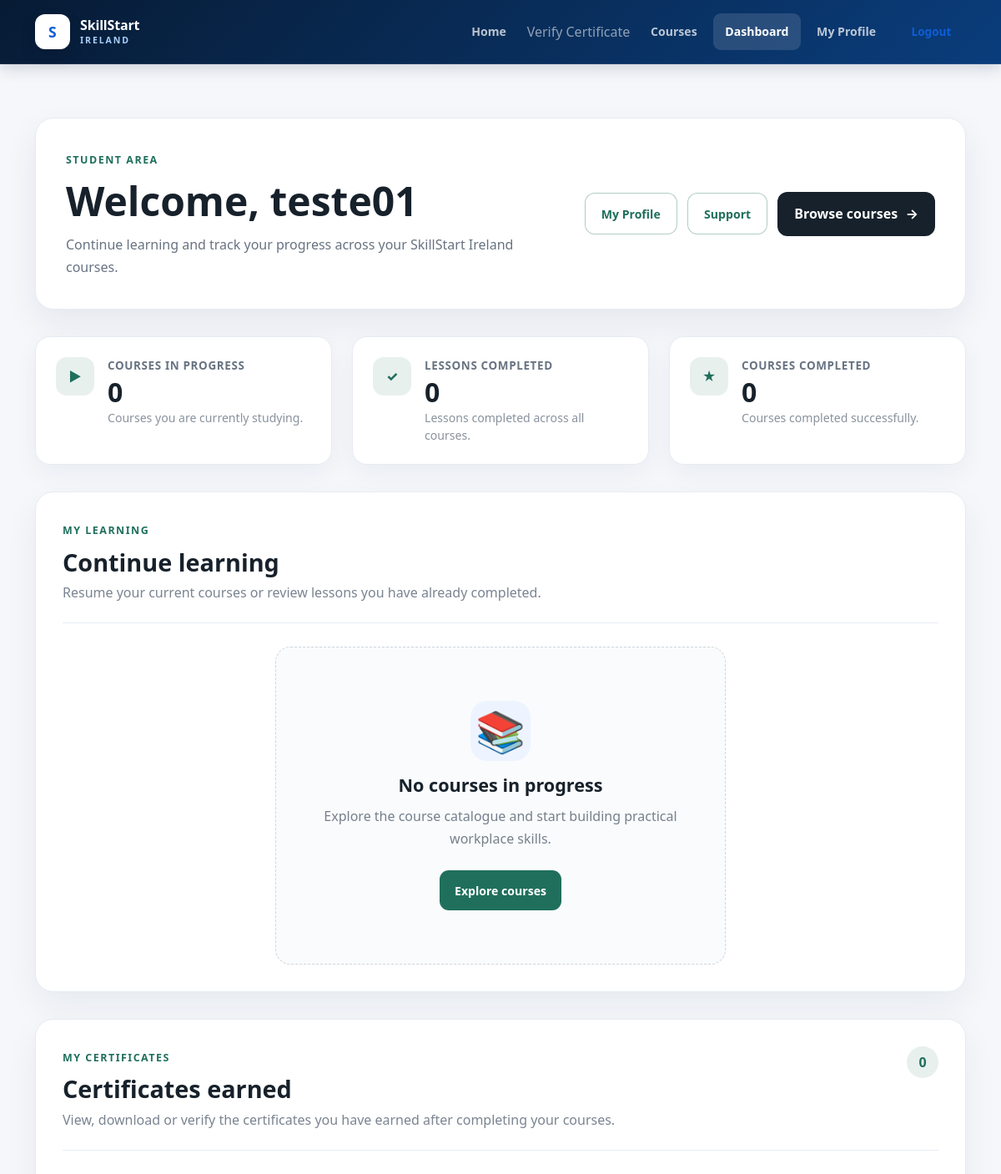
The page /accounts/dashboard/ (signed in, upper part) on the database as committed earlier.
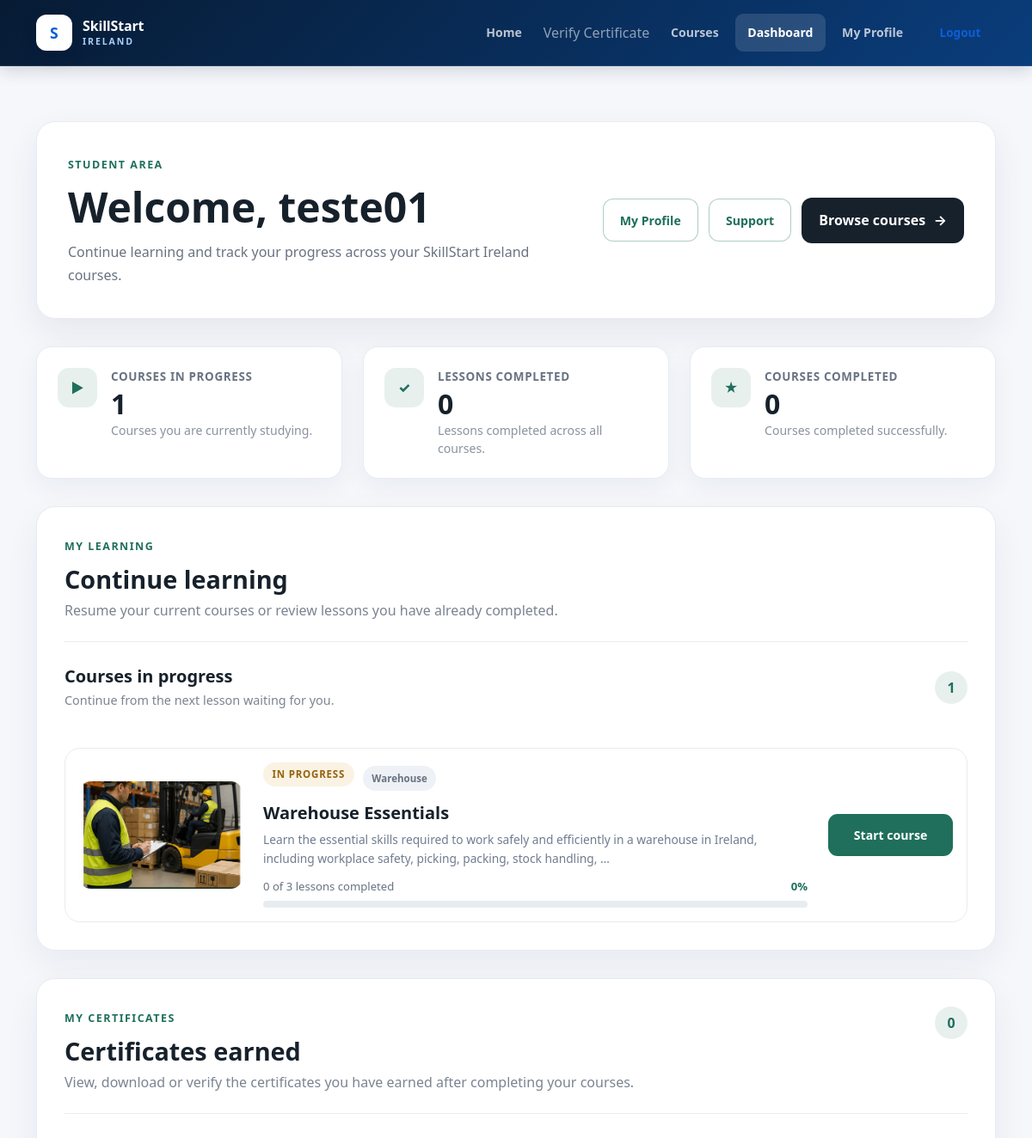
The same page on the database as committed later.
### accounts/models.py (models this page shows, shortened)
class Enrollment(models.Model):
    user = models.ForeignKey(
        settings.AUTH_USER_MODEL,
        on_delete=models.CASCADE,
        related_name="enrollments",
    )
    course = models.ForeignKey(
        Course,
        on_delete=models.CASCADE,
        related_name="enrollments",
    )
    school = models.ForeignKey(
        "schools.School",
        on_delete=models.PROTECT,
        related_name="enrollments",
        blank=True,
        null=True,
    )
    started_at = models.DateTimeField(
        auto_now_add=True,
    )
    completed_at = models.DateTimeField(
        blank=True,
        null=True,
    )
    is_completed = models.BooleanField(
        default=False,
    )
    class Meta:
        ordering = ["-started_at"]
        constraints = [
            models.UniqueConstraint(
                fields=["user", "course"],
                name="unique_user_course_enrollment",
            ),
        ]

### courses/models.py (models this page shows, shortened)
class Course(models.Model):
    category = models.ForeignKey(
        Category,
        on_delete=models.CASCADE,
        related_name="courses",
    )
    title = models.CharField(
        max_length=150,
    )
    description = models.TextField()
    slug = models.SlugField(
        max_length=170,
        unique=True,
    )
    image = models.ImageField(
        upload_to="courses/",
        blank=True,
        null=True,
    )
    is_free = models.BooleanField(
        default=True,
    )
    price = models.DecimalField(
        max_digits=8,
        decimal_places=2,
        default=0,
    )
    currency = models.CharField(
        max_length=3,
        default="EUR",
    )
    is_published = models.BooleanField(
        default=False,
    )
    created_at = models.DateTimeField(
        auto_now_add=True,
    )
    class Meta:
        ordering = ("title",)

class Category(models.Model):
    name = models.CharField(
        max_length=100,
    )
    description = models.TextField(
        blank=True,
    )
    slug = models.SlugField(
        max_length=120,
        unique=True,
    )
    class Meta:
        verbose_name_plural = "Categories"
        ordering = ("name",)

### accounts/views.py (the view)
@login_required
def dashboard(request):
    enrollments = list(
        Enrollment.objects
        .filter(user=request.user)
        .select_related(
            "course",
            "course__category",
        )
        .order_by("-started_at")
    )
    certificates = list(
        Certificate.objects
        .filter(
            enrollment__user=request.user,
        )
        .select_related(
            "enrollment",
            "enrollment__course",
            "assessment_attempt",
            "assessment_attempt__assessment",
        )
        .order_by("-issued_at")
    )
    certificates_by_enrollment_id = {
        certificate.enrollment_id: certificate
        for certificate in certificates
    }
    courses_started = 0
    courses_completed = 0
    lessons_completed = 0
    in_progress_enrollments = []
    completed_enrollments = []
    for enrollment in enrollments:
        published_lessons = list(
            enrollment.course.lessons
            .filter(is_published=True)
            .order_by("order", "id")
        )
        completed_lesson_ids = set(
            LessonProgress.objects
            .filter(
                enrollment=enrollment,
                completed=True,
                lesson__course=enrollment.course,
                lesson__is_published=True,
            )
            .values_list(
                "lesson_id",
                flat=True,
            )
        )
        total_lessons = len(published_lessons)
        completed_lessons_count = len(completed_lesson_ids)
        lessons_completed += completed_lessons_count
        if total_lessons > 0:
            progress_percentage = round(
                (
                    completed_lessons_count
                    / total_lessons
                )
                * 100
            )
        else:
            progress_percentage = 0
        resume_lesson = None
        for lesson in published_lessons:
            if lesson.id not in completed_lesson_ids:
                resume_lesson = lesson
                break
        if resume_lesson is None and published_lessons:
            resume_lesson = published_lessons[-1]
        enrollment.total_lessons = total_lessons
        enrollment.completed_lessons = completed_lessons_count
        enrollment.progress_percentage = progress_percentage
        enrollment.resume_lesson = resume_lesson
        enrollment.certificate = (
            certificates_by_enrollment_id.get(
                enrollment.id
            )
        )
        if enrollment.is_completed:
            courses_completed += 1
            completed_enrollments.append(enrollment)
        else:
            courses_started += 1
            in_progress_enrollments.append(enrollment)
    recent_activity = (
        LessonProgress.objects
        .filter(
            enrollment__user=request.user,
            completed=True,
            completed_at__isnull=False,
        )
        .select_related(
            "lesson",
            "lesson__course",
        )
        .order_by("-completed_at")[:5]
    )
    context = {
        "courses_started": courses_started,
        "courses_completed": courses_completed,
        "lessons_completed": lessons_completed,
        "in_progress_enrollments": in_progress_enrollments,
        "completed_enrollments": completed_enrollments,
        "recent_activity": recent_activity,
        "certificates": certificates,
        "certificate_count": len(certificates),
    }
    return render(
        request,
        "accounts/dashboard.html",
        context,
    )

### accounts/templates/accounts/dashboard.html (shortened to what the changed rows need)
{% extends "base.html" %}
{% block content %}
<section class="dashboard-section">
    <div class="container">
        <header class="dashboard-header">
            <div>
                <h1>
                    Welcome,
                    {% if request.user.first_name %}
                        {{ request.user.first_name }}
                    {% else %}
                        {{ request.user.username }}
                    {% endif %}
                </h1>
            </div>
        </header>
        <div class="row g-4 dashboard-statistics">
            <div class="col-12 col-md-4">
                <article class="dashboard-stat-card">
                    <div>
                        <span class="dashboard-stat-label">
                            Courses in progress
                        </span>
                        <strong>
                            {{ courses_started }}
                        </strong>
                        <p>
                            Courses you are currently studying.
                        </p>
                    </div>
                </article>
            </div>
        </div>
        <section class="dashboard-learning-section">
            <div class="dashboard-content-header">
                <div>
                    <h2>
                        Continue learning
                    </h2>
                </div>
            </div>
            {% if in_progress_enrollments %}
                <div class="dashboard-subsection">
                    <div class="dashboard-subsection-header">
                        <div>
                            <h3>
                                Courses in progress
                            </h3>
                            <p>
                                Continue from the next lesson
                                waiting for you.
                            </p>
                        </div>
                        <span class="dashboard-section-count">
                            {{ courses_started }}
                        </span>
                    </div>
                    <div class="dashboard-course-list">
                        {% for enrollment in in_progress_enrollments %}
                            <article class="dashboard-course-item">
                                <div class="dashboard-course-image">
                                    {% if enrollment.course.image %}
                                        <img
                                            src="{{ enrollment.course.image.url }}"
                                            alt="{{ enrollment.course.title }}"
                                        >
                                    {% else %}
                                        <div class="dashboard-course-placeholder">
                                            <span aria-hidden="true">
                                                📘
                                            </span>
                                        </div>
                                    {% endif %}
                                </div>
                                <div class="dashboard-course-content">
                                    <div class="dashboard-course-topline">
                                        <span
                                            class="
                                                dashboard-course-status
                                                dashboard-course-status-progress
                                            "
                                        >
                                            In progress
                                        </span>
                                        {% if enrollment.course.category %}
                                            <span class="dashboard-course-category">
                                                {{ enrollment.course.category.name }}
                                            </span>
                                        {% endif %}
                                    </div>
                                    <h3>
                                        {{ enrollment.course.title }}
                                    </h3>
                                    <p class="dashboard-course-description">
                                        {{ enrollment.course.description|truncatewords:22 }}
                                    </p>
                                    <div class="dashboard-course-progress-info">
                                        <span>
                                            {{ enrollment.completed_lessons }}
                                            of
                                            {{ enrollment.total_lessons }}
                                            lessons completed
                                        </span>
                                        <strong>
                                            {{ enrollment.progress_percentage }}%
                                        </strong>
                                    </div>
                                    <div
                                        class="dashboard-progress-bar"
                                        role="progressbar"
                                        aria-valuemin="0"
                                        aria-valuemax="100"
                                        aria-valuenow="{{ enrollment.progress_percentage }}"
                                        aria-label="Course progress"
                                    >
                                    </div>
                                </div>
                                <div class="dashboard-course-action">
                                    {% if enrollment.resume_lesson %}
                                        <a
                                            href="{% url 'courses:lesson_detail' enrollment.course.slug enrollment.resume_lesson.id %}"
                                            class="dashboard-primary-button"
                                        >
                                            {% if enrollment.progress_percentage > 0 %}
                                                Resume course
                                            {% else %}
                                                Start course
                                            {% endif %}
                                        </a>
                                    {% endif %}
                                </div>
                            </article>
                        {% endfor %}
                    </div>
                </div>
            {% else %}
                <div class="dashboard-empty-state">
                    <div class="dashboard-empty-icon">
                        📚
                    </div>
                    <h3>
                        No courses in progress
                    </h3>
                    <p>
                        Explore the course catalogue and start
                        building practical workplace skills.
                    </p>
                    <a
                        href="{% url 'courses:course_list' %}"
                        class="dashboard-primary-button"
                    >
                        Explore courses
                    </a>
                </div>
            {% endif %}
        </section>
        <section class="dashboard-certificates-section">
            <div class="dashboard-content-header">
                <div>
                    <h2>
                        Certificates earned
                    </h2>
                </div>
            </div>
        </section>
    </div>
</section>
{% endblock %}

Rows that differ between the two databases and show on the page:
added Enrollment: course.image (picture), course.category.name "Warehouse", course "Warehouse Essentials", course.description "Learn the essential skills required to work safely and efficiently in a warehouse in Ireland, including workplace safety, picking, packing, stock handling, …", completed_lessons "0", total_lessons "3", progress_percentage "0", shows "Start course"
Other text that changed with them:
{{ courses_started }}: "0" → "1"
{{ courses_started }}: (not shown) → "1"
text no longer shown: "📚 No courses in progress Explore the course catalogue and start building practical workplace skills. Explore courses"
text now shown: "Courses in progress Continue from the next lesson waiting for you."
